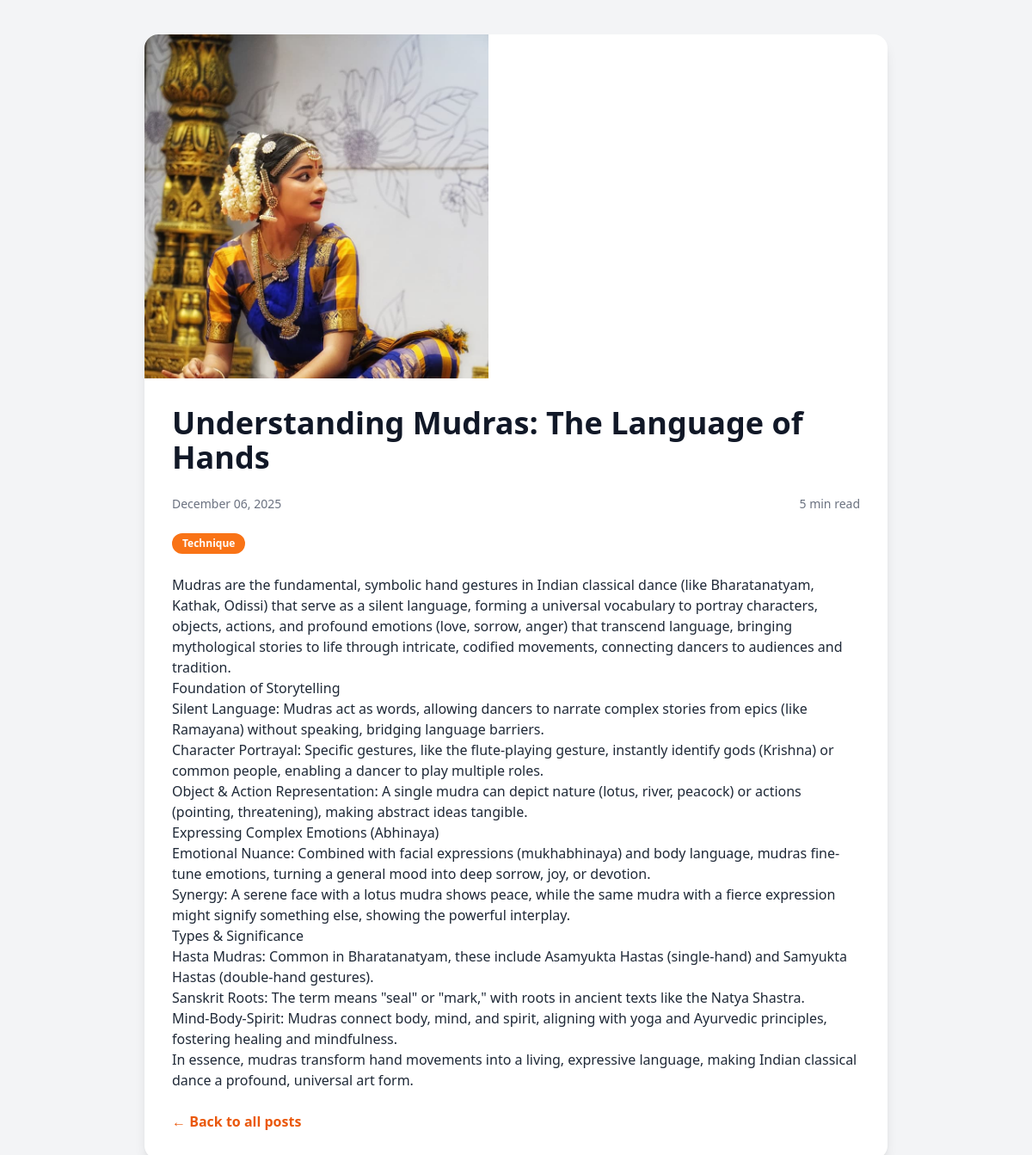
/blog/5/, run on the app's committed database.
### frontend/models.py (models this page shows, shortened)
class Post(models.Model):
    STATUS_CHOICES = [
        ('draft', 'Draft'),
        ('published', 'Published'),
    ]
    title = models.CharField(max_length=255)
    excerpt = models.TextField(null=True, blank=True)
    content = models.TextField(null=True, blank=True)
    category = models.CharField(max_length=100, null=True, blank=True)
    image = models.ImageField(upload_to='blog_images/', null=True, blank=True)
    read_time = models.CharField(max_length=20, null=True, blank=True)
    status = models.CharField(max_length=10, choices=STATUS_CHOICES, default='draft')
    created_at = models.DateTimeField(auto_now_add=True, null=True)
    updated_at = models.DateTimeField(auto_now=True, null=True)

### frontend/views.py (the view)
# urls.py: path('blog/<int:post_id>/', views.blog_detail, name='blog_detail'),
def blog_detail(request, post_id):
    post = get_object_or_404(Post, id=post_id, status='published')
    return render(request, 'nanditha/blog_detail.html', {'post': post})

### frontend/templates/nanditha/blog_detail.html (shortened to what this page needs)
{% load static %}
<!DOCTYPE html>
<html lang="en">
<head>
  <script src="https://cdn.tailwindcss.com"></script>
</head>
<body class="bg-gray-100 min-h-screen">
  <div class="max-w-4xl mx-auto px-4 py-10">
    <div class="bg-white rounded-2xl shadow-lg overflow-hidden">
      {% if post.image %}
      <div class="w-[400px] max-h-[400px] overflow-hidden">
        <img src="{{ post.image.url }}" alt="{{ post.title }}"
             class="w-full h-full object-cover">
      </div>
      {% endif %}
      <div class="p-8 space-y-6">
        <h1 class="text-3xl md:text-4xl font-bold text-gray-900">{{ post.title }}</h1>
        <div class="flex flex-col sm:flex-row sm:justify-between text-gray-500 text-sm mt-1">
          <span>{{ post.created_at|date:"F d, Y" }}</span>
          <span>{{ post.read_time }}</span>
        </div>
        {% if post.category %}
        <span class="inline-block bg-orange-500 text-white text-xs font-semibold px-3 py-1 rounded-full mt-3">
          {{ post.category|title }}
        </span>
        {% endif %}
        <div class="prose max-w-none text-gray-800 mt-4">
          {{ post.content|linebreaks }}
        </div>
        <div class="mt-6">
          <a href="{% url 'blog' %}"
             class="inline-block text-orange-600 hover:text-orange-500 font-semibold transition">
            ← Back to all posts
          </a>
        </div>
      </div>
    </div>
  </div>
</body>
</html>

### data on the page
Post: image (picture), title "Understanding Mudras: The Language of Hands", created_at "December 06, 2025", read_time "5 min read", category "Technique", content "Mudras are the fundamental, symbolic hand gestures in Indian classical dance (like Bharatanatyam, Kathak, Odissi) that serve as a silent language, forming a universal vocabulary to portray characters, objects, actions, and profound emotions (love, sorrow, anger) that transcend language, bringing mythological stories to life through intricate, codified movements, connecting dancers to audiences and tradition. Foundation of Storytelling Silent Language: Mudras act as words, allowing dancers to narrate complex stories from epics (like Ramayana) without speaking, bridging language barriers. Character Portrayal: Specific gestures, like the flute-playing gesture, instantly identify gods (Krishna)…"
